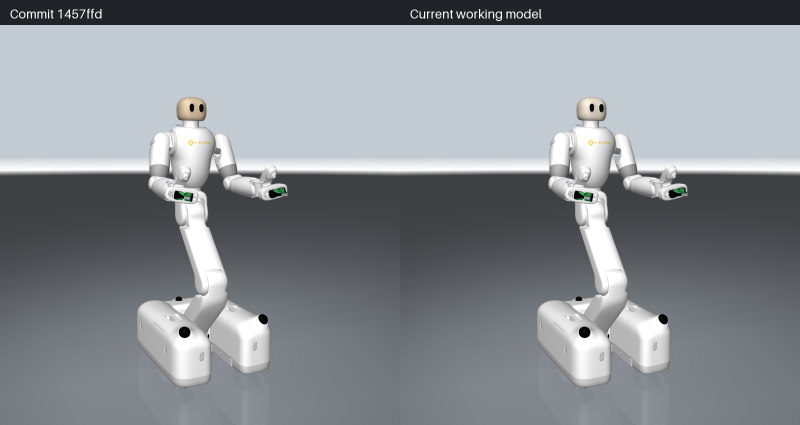
#> input picture docs/visual-cleanup/front_solid.png, 1600 x 850 px, found by its file name (shown at 1/2 size); its folder holds 4 pictures in this run
$ python compare.py
#> lines starting #> are read from the running program, lines starting #| are printed output that depends on the picture
from pathlib import Path
from PIL import Image,ImageDraw
import numpy as np,json
r=Path(__file__).parent;out=r/'comparisons';out.mkdir(exist_ok=True);stats={}
for view in ['front','back','side','bent_back']:
 for mode in ['solid','transparent']:
  a=Image.open(r/f'renders/baseline/{view}_{mode}.png');b=Image.open(r/f'renders/candidate/{view}_{mode}.png');diff=np.abs(np.array(a).astype(float)-np.array(b).astype(float));stats[view+'_'+mode]={'mean_difference_255':float(diff.mean()),'pixels_over_10_percent':float((diff.max(2)>10).mean()*100)}
#> further down, a is the input picture: PIL image 1600x850 RGB; mean R, G, B 137.7, 142.6, 147.2
#> after `diff = np.abs(np.array(a).astype(float) - np.array(b).astype(float))`: diff: shape (850, 1600, 3) float64; every value is 0
  canvas=Image.new('RGB',(1600,850),(32,35,40));canvas.paste(a.resize((800,800)),(0,50));canvas.paste(b.resize((800,800)),(800,50));d=ImageDraw.Draw(canvas);d.text((20,12),'Commit 1457ffd',fill='white',font_size=25);d.text((820,12),'Current working model',fill='white',font_size=25);canvas.save(out/f'{view}_{mode}.png')
#> after `canvas = Image.new('RGB', (1600, 850), (32, 35, 40))`:
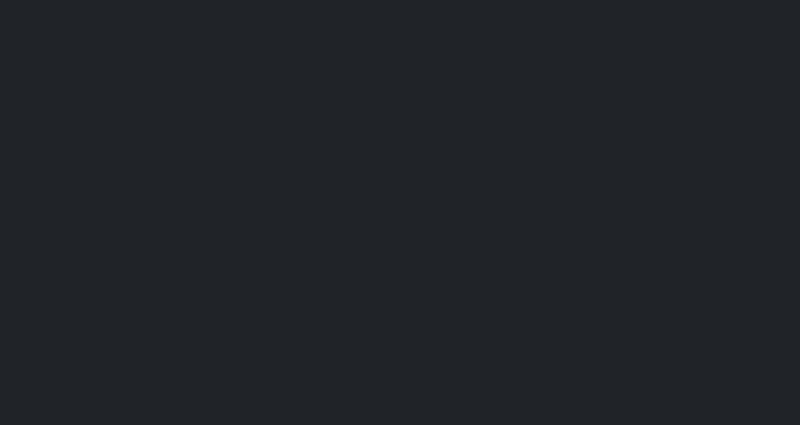
#> canvas: PIL image 1600x850 RGB (shown at 1/2 size); mean R, G, B 32, 35, 40
#> after `canvas.paste(a.resize((800, 800)), (0, 50))`:
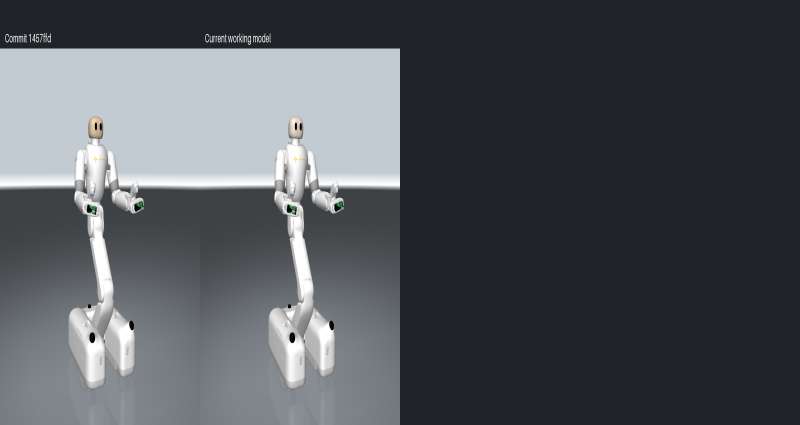
#> canvas: PIL image 1600x850 RGB (shown at 1/2 size); mean R, G, B 81.8, 85.7, 90.4
#> after `canvas.paste(b.resize((800, 800)), (800, 50))`:
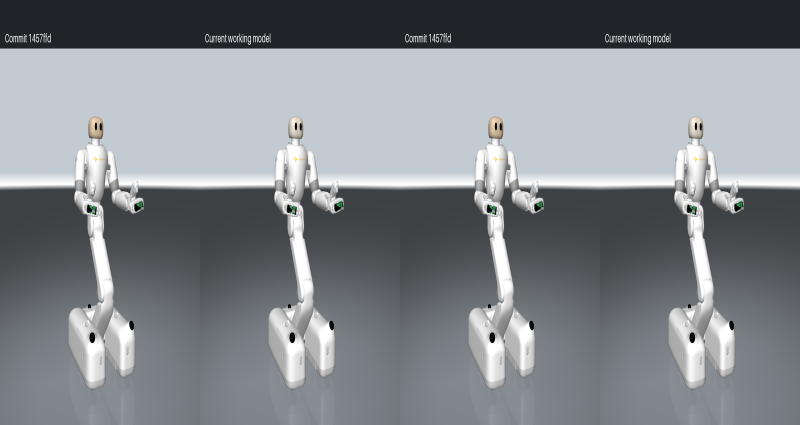
#> canvas: PIL image 1600x850 RGB (shown at 1/2 size); mean R, G, B 131.5, 136.3, 140.9
#> after `canvas = Image.new('RGB', (1600, 850), (32, 35, 40))`:
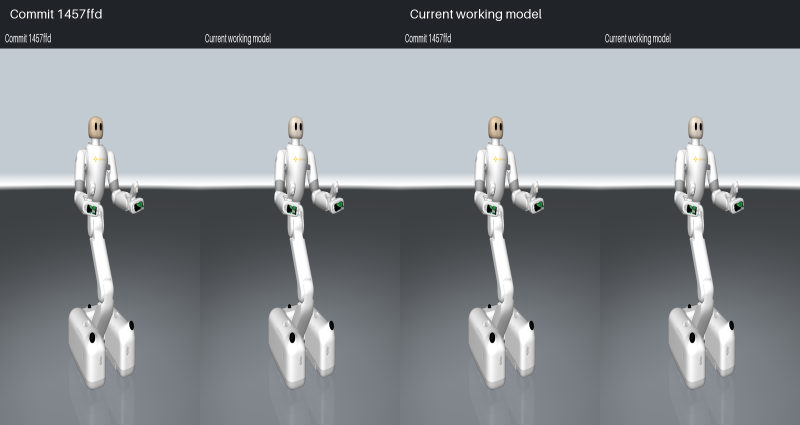
#> saved as front_solid.png: PIL image 1600x850 RGB (shown at 1/2 size); mean R, G, B 131.9, 136.7, 141.2
#> (the run stopped early here; a loop or call above may not have finished)
